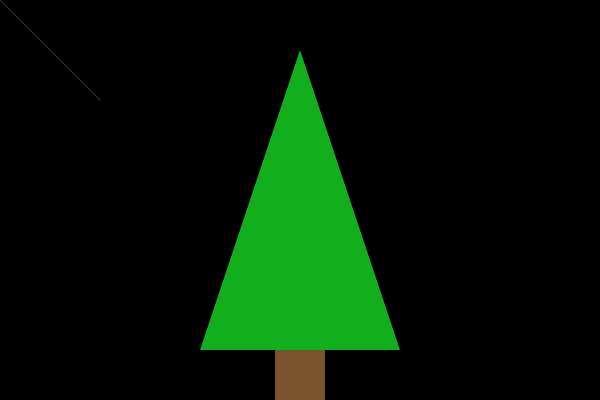
Frame 1 (no input)
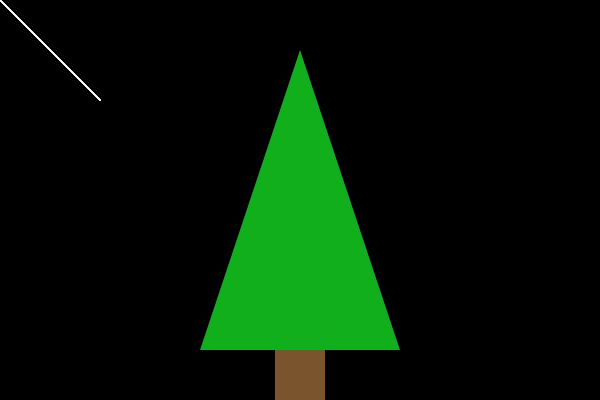
Frame 60 (the mouse pressed at the canvas centre just before this capture)
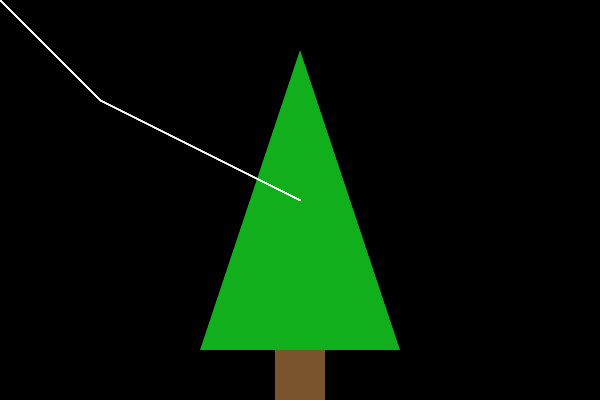
Frame 120 (the mouse held since frame 60 and released just before this capture)

The Processing sketch that drew these frames (run headless with seeded random() and noise(); from frame 60 on, the mouse is pressed at the canvas centre):

// Processing sketch: processing_180371
// ── processing_180371.pde

void setup()
{
  size(600,400);
  background(0,0,0);
  smooth();
    noStroke();
  fill(16,175,27);
  triangle(300,50,200,350,400,350);
  fill(121,84,44);
  rect(275,350,50,50);
}
void draw()
{ 

  
  stroke(255,255,255,50);
  line(100,100, mouseX,mouseY);
  
}
